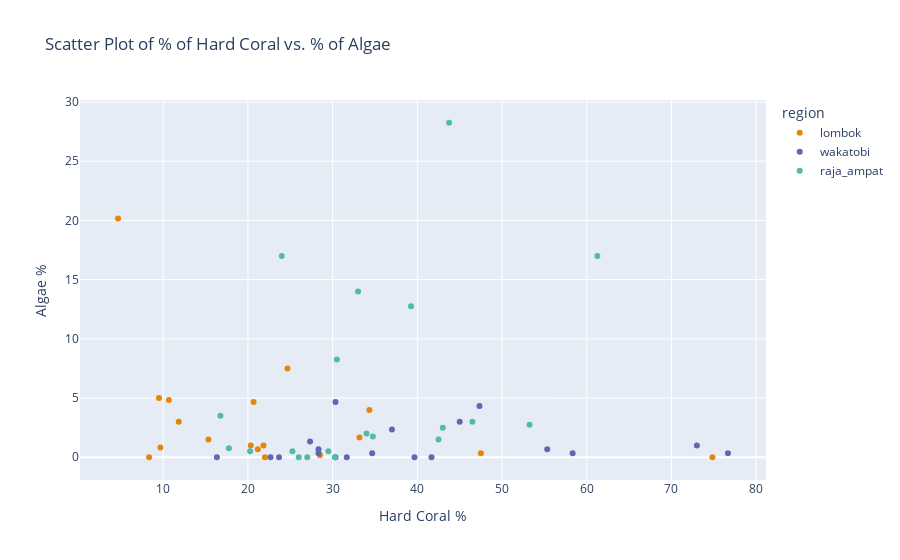

Notebook code for this chart:
### Code cell
# Create a scatter plot using Plotly Express

# Define a color palette (e.g., using a predefined Plotly color scale)
color_palette = px.colors.qualitative.Vivid

fig = px.scatter(
    drivers_data,
    x='hard_coral',
    y='algae',
    color='region',
    title='Scatter Plot of % of Hard Coral vs. % of Algae',
    labels={'hard_coral': 'Hard Coral %', 'algae': 'Algae %'},
    color_discrete_sequence=color_palette
)

# Show the chart
fig.show()

### Figure 1 — Plotly figure (JSON) as saved in the notebook; plotly's stock layout.template omitted (floating-point values rounded to 4 significant figures)
{"data": [{"hovertemplate": "region=lombok<br>Hard Coral %=%{x}<br>Algae %=%{y}<extra></extra>", "legendgroup": "lombok", "marker": {"color": "rgb(229, 134, 6)", "symbol": "circle"}, "mode": "markers", "name": "lombok", "orientation": "v", "showlegend": true, "type": "scatter", "x": [20.67, 21.17, 15.33, 33.17, 10.67, 34.33, 28.5, 8.333, 9.667, 4.667, 9.5, 22, 47.5, 74.83, 21.83, 20.33, 11.83, 24.67], "xaxis": "x", "y": [4.667, 0.6667, 1.5, 1.667, 4.833, 4, 0.1667, 0, 0.8333, 20.17, 5, 0, 0.3333, 0, 1, 1, 3, 7.5], "yaxis": "y"}, {"hovertemplate": "region=wakatobi<br>Hard Coral %=%{x}<br>Algae %=%{y}<extra></extra>", "legendgroup": "wakatobi", "marker": {"color": "rgb(93, 105, 177)", "symbol": "circle"}, "mode": "markers", "name": "wakatobi", "orientation": "v", "showlegend": true, "type": "scatter", "x": [28.33, 34.67, 31.67, 23.67, 55.33, 45, 47.33, 58.33, 30.33, 37, 73, 41.67, 16.33, 22.67, 27.33, 28.33, 30.33, 39.67, 76.67], "xaxis": "x", "y": [0.6667, 0.3333, 0, 0, 0.6667, 3, 4.333, 0.3333, 0, 2.333, 1, 0, 0, 0, 1.333, 0.3333, 4.667, 0, 0.3333], "yaxis": "y"}, {"hovertemplate": "region=raja_ampat<br>Hard Coral %=%{x}<br>Algae %=%{y}<extra></extra>", "legendgroup": "raja_ampat", "marker": {"color": "rgb(82, 188, 163)", "symbol": "circle"}, "mode": "markers", "name": "raja_ampat", "orientation": "v", "showlegend": true, "type": "scatter", "x": [43, 25.25, 34.75, 46.5, 27, 26, 34, 29.5, 33, 39.25, 61.25, 30.5, 53.25, 30.25, 42.5, 43.75, 20.25, 17.75, 16.75, 24], "xaxis": "x", "y": [2.5, 0.5, 1.75, 3, 0, 0, 2, 0.5, 14, 12.75, 17, 8.25, 2.75, 0, 1.5, 28.25, 0.5, 0.75, 3.5, 17], "yaxis": "y"}], "layout": {"legend": {"title": {"text": "region"}, "tracegroupgap": 0}, "title": {"text": "Scatter Plot of % of Hard Coral vs. % of Algae"}, "xaxis": {"anchor": "y", "domain": [0, 1], "title": {"text": "Hard Coral %"}}, "yaxis": {"anchor": "x", "domain": [0, 1], "title": {"text": "Algae %"}}}}
